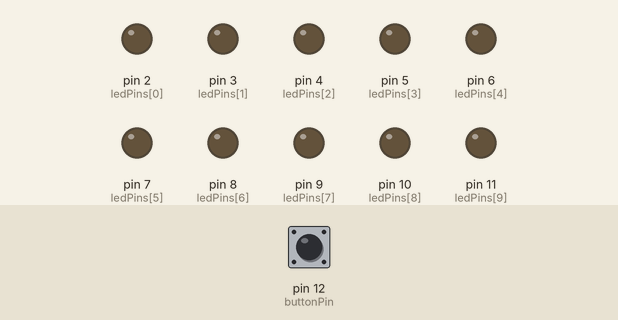
This sketch was run on a simulated Arduino Uno, built with avr-gcc and run on an emulated ATmega328P. Shown: output pins drawn as LEDs (lit = HIGH). Dashed ring = blinking. The inputs (shaded band) are chosen by the test bench; at power-on: pin 12 (buttonPin) HIGH. Random numbers use the default seed unless the sketch sets one.

Above: at 1.2 s.
1.3 s: pin 12 (buttonPin) pulled LOW for 0.15 s
At 1.94 s:
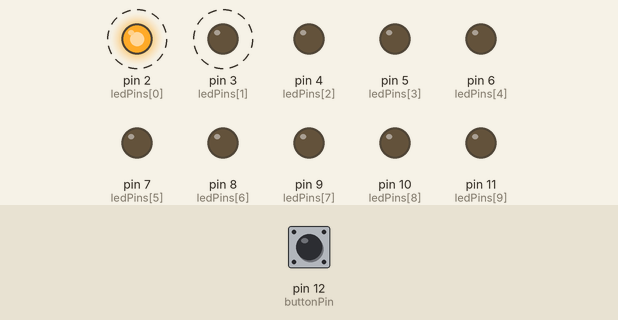
4.3 s: pin 12 (buttonPin) pulled LOW for 1 s
7.3 s: pin 12 (buttonPin) pulled LOW for 0.15 s
At 8.14 s:
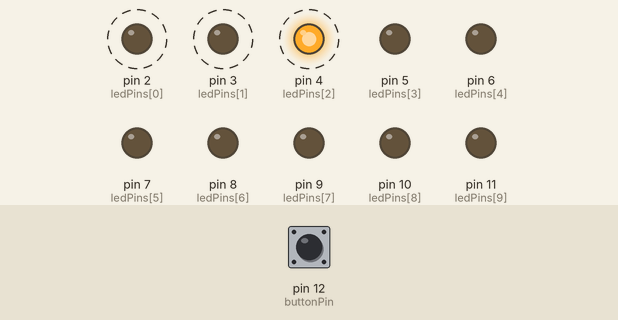
10.4 s: pin 12 (buttonPin) pulled LOW for 3.2 s
15.1 s: pin 12 (buttonPin) pulled LOW for 0.15 s
At 22.85 s:
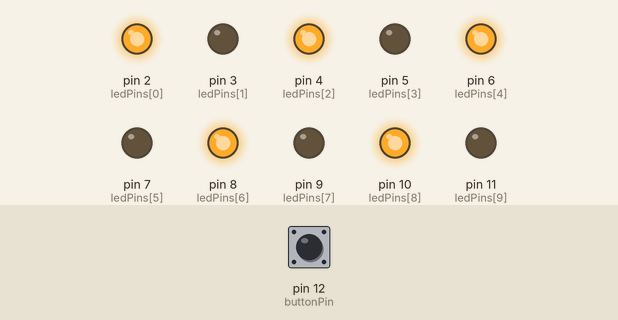
Timing chart, 0 to 28.2 s (numbered marks = the images above; inputs shaded):
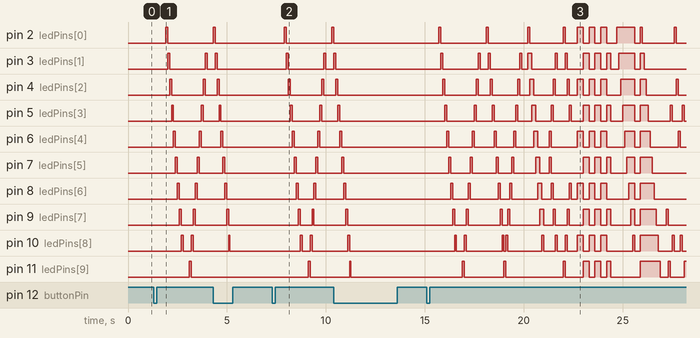

The sketch:

Task_7_Arduino_LED_Running_Lights.ino
```cpp
// Task 7 Arduino LED Running Lights
// LEDs use pins 2 to 11. Button uses pin 12 and connects to GND.

const int ledPins[10] = {2, 3, 4, 5, 6, 7, 8, 9, 10, 11};
const int buttonPin = 12;

const unsigned long debounceTime = 50;
const unsigned long doubleClickTime = 400;
const unsigned long holdTime = 800;
const unsigned long stepTime = 100;
const unsigned long pauseTime = 300;

// Number of steps in patterns 1 to 10.
const int patternLength[10] = {10, 10, 19, 9, 5, 5, 18, 10, 11, 20};

bool running = false;
bool patternPaused = false;
int currentPattern = 1;
int patternStep = 0;
unsigned long lastStepTime = 0;
unsigned long pauseStarted = 0;

int buttonState = HIGH;
int lastButtonReading = HIGH;
unsigned long lastDebounceTime = 0;
unsigned long buttonDownTime = 0;
unsigned long lastClickTime = 0;
int clickCount = 0;
bool holdDone = false;

void setup() {
  for (int i = 0; i < 10; i++) {
    pinMode(ledPins[i], OUTPUT);
  }

  pinMode(buttonPin, INPUT_PULLUP);
  clearLeds();

  buttonState = digitalRead(buttonPin);
  lastButtonReading = buttonState;
  buttonDownTime = millis();
}

void loop() {
  checkButton();

  if (!running) {
    return;
  }

  unsigned long now = millis();

  if (patternPaused) {
    if (now - pauseStarted < pauseTime) {
      return;
    }

    patternPaused = false;
    currentPattern++;
    if (currentPattern > 10) {
      currentPattern = 1;
    }
    patternStep = 0;
    lastStepTime = now - stepTime;
  }

  if (now - lastStepTime < stepTime) {
    return;
  }

  lastStepTime = now;

  if (currentPattern == 1) pattern1();
  if (currentPattern == 2) pattern2();
  if (currentPattern == 3) pattern3();
  if (currentPattern == 4) pattern4();
  if (currentPattern == 5) pattern5();
  if (currentPattern == 6) pattern6();
  if (currentPattern == 7) pattern7();
  if (currentPattern == 8) pattern8();
  if (currentPattern == 9) pattern9();
  if (currentPattern == 10) pattern10();

  patternStep++;

  if (patternStep >= patternLength[currentPattern - 1]) {
    clearLeds();
    patternPaused = true;
    pauseStarted = now;
  }
}

void checkButton() {
  int reading = digitalRead(buttonPin);
  unsigned long now = millis();

  // Reset the debounce timer when the reading changes.
  if (reading != lastButtonReading) {
    lastDebounceTime = now;
  }

  // Accept the new button state after 50 ms.
  if (now - lastDebounceTime >= debounceTime && reading != buttonState) {
    buttonState = reading;

    if (buttonState == LOW) {
      buttonDownTime = now;
      holdDone = false;
    } else if (!holdDone) {
      clickCount++;
      lastClickTime = now;

      if (clickCount == 2) {
        stopPattern();
        clickCount = 0;
      }
    }
  }

  lastButtonReading = reading;

  // Hold: reset to pattern 1 after 800 ms.
  if (buttonState == LOW && !holdDone &&
      now - buttonDownTime >= holdTime) {
    holdDone = true;
    clickCount = 0;
    resetToPattern1();
  }

  // Single click: wait 400 ms for a second click, then start or resume.
  if (buttonState == HIGH && clickCount == 1 &&
      now - lastClickTime >= doubleClickTime) {
    clickCount = 0;
    resumePattern();
  }
}

void resumePattern() {
  running = true;
  lastStepTime = millis() - stepTime;
}

void stopPattern() {
  running = false;
  clearLeds();
}

void resetToPattern1() {
  running = false;
  patternPaused = false;
  currentPattern = 1;
  patternStep = 0;
  clearLeds();
  lastStepTime = millis() - stepTime;
}

void clearLeds() {
  for (int i = 0; i < 10; i++) {
    digitalWrite(ledPins[i], LOW);
  }
}

// Pattern 1: left to right
void pattern1() {
  clearLeds();
  digitalWrite(ledPins[patternStep], HIGH);
}

// Pattern 2: right to left
void pattern2() {
  clearLeds();
  digitalWrite(ledPins[9 - patternStep], HIGH);
}

// Pattern 3: bounce from side to side
void pattern3() {
  int led = patternStep;
  if (patternStep >= 10) {
    led = 18 - patternStep;
  }
  clearLeds();
  digitalWrite(ledPins[led], HIGH);
}

// Pattern 4: two LEDs move together
void pattern4() {
  clearLeds();
  digitalWrite(ledPins[patternStep], HIGH);
  digitalWrite(ledPins[patternStep + 1], HIGH);
}

// Pattern 5: center to outside
void pattern5() {
  clearLeds();
  digitalWrite(ledPins[4 - patternStep], HIGH);
  digitalWrite(ledPins[5 + patternStep], HIGH);
}

// Pattern 6: outside to center
void pattern6() {
  clearLeds();
  digitalWrite(ledPins[patternStep], HIGH);
  digitalWrite(ledPins[9 - patternStep], HIGH);
}

// Pattern 7: even LEDs and odd LEDs
void pattern7() {
  int group = (patternStep / 3) % 2;
  clearLeds();

  for (int i = group; i < 10; i = i + 2) {
    digitalWrite(ledPins[i], HIGH);
  }
}

// Pattern 8: fill the LEDs from left to right
void pattern8() {
  clearLeds();

  for (int i = 0; i <= patternStep; i++) {
    digitalWrite(ledPins[i], HIGH);
  }
}

// Pattern 9: clear the LEDs from left to right
void pattern9() {
  if (patternStep == 0) {
    for (int i = 0; i < 10; i++) {
      digitalWrite(ledPins[i], HIGH);
    }
  } else {
    digitalWrite(ledPins[patternStep - 1], LOW);
  }
}

// Pattern 10: random LED
void pattern10() {
  clearLeds();
  int randomLed = random(0, 10);
  digitalWrite(ledPins[randomLed], HIGH);
}
```

Measured:
- after the input at 1.3 s, pin 2 (ledPins[0]): LOW → HIGH after 0.60 s, → LOW 0.10 s later, → HIGH 2.3 s later; pin 3 (ledPins[1]): alternates HIGH for 0.10 s and LOW for 1.8 s, starting after 0.70 s
- after the input at 7.3 s, pin 2 (ledPins[0]): LOW → HIGH after 0.60 s, → LOW 0.10 s later, → HIGH 2.3 s later; pin 3 (ledPins[1]): alternates HIGH for 0.10 s and LOW for 1.8 s, starting after 0.70 s
- after the input at 15.1 s, pin 2 (ledPins[0]): LOW → HIGH after 0.60 s, → LOW 0.10 s later, → HIGH 2.3 s later, → LOW 0.10 s later, … (20 changes in this stretch); pin 3 (ledPins[1]): LOW → HIGH after 0.70 s, → LOW 0.10 s later, → HIGH 1.8 s later, → LOW 0.10 s later, … (24 changes in this stretch)
